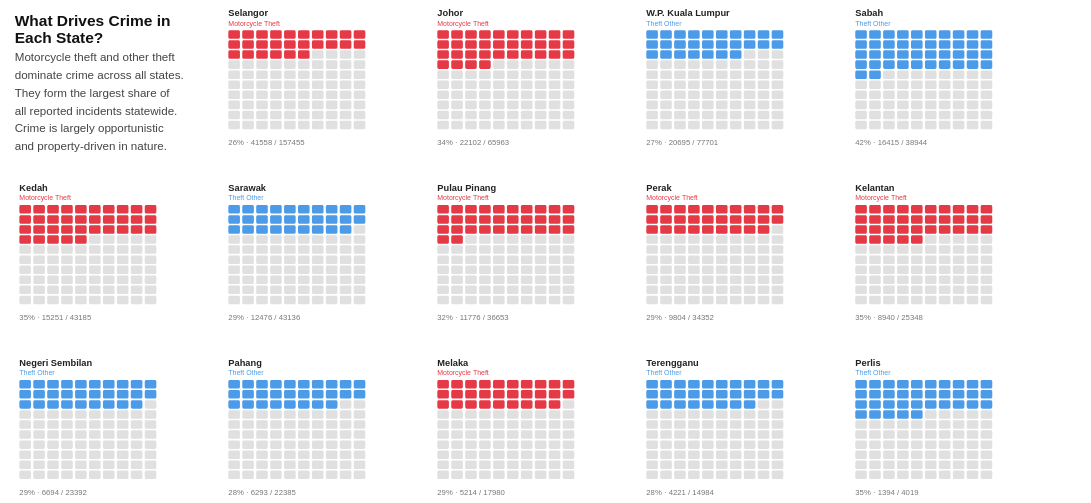

The specification (Vega-Lite) saved for this image:
### Vega specification from a JSON file in a GitHub repository (floating-point values rounded to 4 significant figures)
{"$schema": "https://vega.github.io/schema/vega/v5.json", "description": "14 waffle charts — Malaysia crime by state", "height": 600, "padding": 5, "background": "white", "data": [{"name": "raw", "values": [{"id": 1, "state": "Selangor", "type": "theft_vehicle_motorcycle", "crimes": 41558, "total": 157455, "pct": 26, "color": "#E63946", "gx": 290, "gy": 4}, {"id": 2, "state": "Johor", "type": "theft_vehicle_motorcycle", "crimes": 22102, "total": 65963, "pct": 34, "color": "#E63946", "gx": 560, "gy": 4}, {"id": 3, "state": "W.P. Kuala Lumpur", "type": "theft_other", "crimes": 20695, "total": 77701, "pct": 27, "color": "#4C9BE8", "gx": 830, "gy": 4}, {"id": 4, "state": "Sabah", "type": "theft_other", "crimes": 16415, "total": 38944, "pct": 42, "color": "#4C9BE8", "gx": 1100, "gy": 4}, {"id": 5, "state": "Kedah", "type": "theft_vehicle_motorcycle", "crimes": 15251, "total": 43185, "pct": 35, "color": "#E63946", "gx": 20, "gy": 230}, {"id": 6, "state": "Sarawak", "type": "theft_other", "crimes": 12476, "total": 43136, "pct": 29, "color": "#4C9BE8", "gx": 290, "gy": 230}, {"id": 7, "state": "Pulau Pinang", "type": "theft_vehicle_motorcycle", "crimes": 11776, "total": 36653, "pct": 32, "color": "#E63946", "gx": 560, "gy": 230}, {"id": 8, "state": "Perak", "type": "theft_vehicle_motorcycle", "crimes": 9804, "total": 34352, "pct": 29, "color": "#E63946", "gx": 830, "gy": 230}, {"id": 9, "state": "Kelantan", "type": "theft_vehicle_motorcycle", "crimes": 8940, "total": 25348, "pct": 35, "color": "#E63946", "gx": 1100, "gy": 230}, {"id": 10, "state": "Negeri Sembilan", "type": "theft_other", "crimes": 6694, "total": 23392, "pct": 29, "color": "#4C9BE8", "gx": 20, "gy": 456}, {"id": 11, "state": "Pahang", "type": "theft_other", "crimes": 6293, "total": 22385, "pct": 28, "color": "#4C9BE8", "gx": 290, "gy": 456}, {"id": 12, "state": "Melaka", "type": "theft_vehicle_motorcycle", "crimes": 5214, "total": 17980, "pct": 29, "color": "#E63946", "gx": 560, "gy": 456}, {"id": 13, "state": "Terengganu", "type": "theft_other", "crimes": 4221, "total": 14984, "pct": 28, "color": "#4C9BE8", "gx": 830, "gy": 456}, {"id": 14, "state": "Perlis", "type": "theft_other", "crimes": 1394, "total": 4019, "pct": 35, "color": "#4C9BE8", "gx": 1100, "gy": 456}]}, {"name": "cells", "source": "raw", "transform": [{"type": "formula", "expr": "sequence(0, 100)", "as": "cellRange"}, {"type": "flatten", "fields": ["cellRange"], "as": ["cellIndex"]}, {"type": "formula", "expr": "datum.cellIndex % 10", "as": "col"}, {"type": "formula", "expr": "9 - floor(datum.cellIndex / 10)", "as": "row"}, {"type": "formula", "expr": "datum.cellIndex < datum.pct ? datum.color : '#E0E0E0'", "as": "fillColor"}]}], "marks": [{"type": "rect", "encode": {"enter": {"x": {"value": 0}, "y": {"value": 0}, "width": {"value": 300}, "height": {"value": 185}, "fill": {"value": "#ffffff"}}}}, {"type": "text", "encode": {"enter": {"text": {"value": "What Drives Crime in"}, "x": {"value": 14}, "y": {"value": 28}, "fontSize": {"value": 20}, "fontWeight": {"value": "bold"}, "fill": {"value": "#111111"}}}}, {"type": "text", "encode": {"enter": {"text": {"value": "Each State?"}, "x": {"value": 14}, "y": {"value": 51}, "fontSize": {"value": 20}, "fontWeight": {"value": "bold"}, "fill": {"value": "#111111"}}}}, {"type": "text", "encode": {"enter": {"text": {"value": "Motorcycle theft and other theft"}, "x": {"value": 14}, "y": {"value": 74}, "fontSize": {"value": 15}, "fill": {"value": "#444444"}}}}, {"type": "text", "encode": {"enter": {"text": {"value": "dominate crime across all states."}, "x": {"value": 14}, "y": {"value": 97}, "fontSize": {"value": 15}, "fill": {"value": "#444444"}}}}, {"type": "text", "encode": {"enter": {"text": {"value": "They form the largest share of"}, "x": {"value": 14}, "y": {"value": 120}, "fontSize": {"value": 15}, "fill": {"value": "#444444"}}}}, {"type": "text", "encode": {"enter": {"text": {"value": "all reported incidents statewide."}, "x": {"value": 14}, "y": {"value": 143}, "fontSize": {"value": 15}, "fill": {"value": "#444444"}}}}, {"type": "text", "encode": {"enter": {"text": {"value": "Crime is largely opportunistic"}, "x": {"value": 14}, "y": {"value": 166}, "fontSize": {"value": 15}, "fill": {"value": "#444444"}}}}, {"type": "text", "encode": {"enter": {"text": {"value": "and property-driven in nature."}, "x": {"value": 14}, "y": {"value": 189}, "fontSize": {"value": 15}, "fill": {"value": "#444444"}}}}, {"type": "group", "from": {"facet": {"name": "facetCells", "data": "cells", "groupby": ["id", "state", "gx", "gy", "type", "pct", "crimes", "total", "color"]}}, "encode": {"enter": {"x": {"signal": "datum.gx"}, "y": {"signal": "datum.gy"}, "width": {"value": 300}, "height": {"value": 185}}}, "marks": [{"type": "text", "encode": {"enter": {"text": {"signal": "parent.state"}, "x": {"value": 0}, "y": {"value": 12}, "fontSize": {"value": 12}, "fontWeight": {"value": "bold"}, "fill": {"value": "#222222"}}}}, {"type": "text", "encode": {"enter": {"text": {"signal": "parent.type === 'theft_vehicle_motorcycle' ? 'Motorcycle Theft' : 'Theft Other'"}, "x": {"value": 0}, "y": {"value": 24}, "fontSize": {"value": 9}, "fill": {"signal": "parent.color"}}}}, {"type": "text", "encode": {"enter": {"text": {"signal": "parent.pct + '% · ' + parent.crimes + ' / ' + parent.total"}, "x": {"value": 0}, "y": {"value": 178}, "fontSize": {"value": 10}, "fill": {"value": "#777777"}}}}, {"type": "rect", "from": {"data": "facetCells"}, "encode": {"enter": {"x": {"signal": "datum.col * 18"}, "y": {"signal": "30 + (9 - datum.row) * 13"}, "width": {"value": 15}, "height": {"value": 11}, "cornerRadius": {"value": 2}, "fill": {"field": "fillColor"}}}}]}]}
